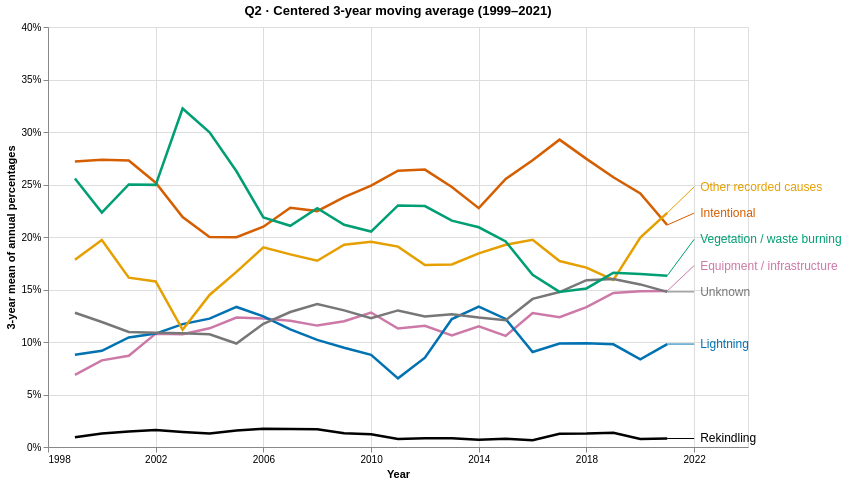

This figure's notebook cell:
### Code cell
smooth_base = base.properties(data=smoothed).encode(
    y=alt.Y("share:Q", title="3-year mean of annual percentages", axis=alt.Axis(format=".0%"), scale=alt.Scale(domain=[0, max(trends.share.max(), ends.label_share.max())], nice=True)),
    tooltip=[alt.Tooltip("group:N", title="Cause group"), alt.Tooltip("year:O", title="Center year"), alt.Tooltip("start:O", title="Window starts"), alt.Tooltip("end:O", title="Window ends"), alt.Tooltip("share:Q", title="3-year mean", format=".1%")])
smooth_lines = smooth_base.mark_line(strokeWidth=2.5)
smooth_links = smooth_base.mark_rule(strokeWidth=1).encode(x2=alt.datum(2022), y2="label_share:Q").properties(data=smooth_ends)
smooth_labels = smooth_base.mark_text(align="left", dx=6, fontSize=12).encode(x=alt.datum(2022), y=alt.Y("label_share:Q", title="3-year mean of annual percentages"), text="group:N").properties(data=smooth_ends)
moving_chart = (smooth_lines + smooth_links + smooth_labels).properties(width=700, height=420, title="Q2 · Centered 3-year moving average (1999–2021)")
spec = moving_chart.to_dict()
spec["$schema"] = "https://vega.github.io/schema/vega-lite/v5.json"
display({"application/vnd.vegalite.v5+json": spec, "text/html": moving_chart.to_html()}, raw=True)

### Figure 1 — Vega-Lite specification as saved in the notebook (floating-point values rounded to 4 significant figures; data arrays with more than 128 entries replaced by an {"elided": "..."} marker saying what was removed)
{"config": {"view": {"continuousWidth": 300, "continuousHeight": 300}}, "layer": [{"data": {"name": "data-508727041a47e0342d5e541bf843047b"}, "mark": {"type": "line", "strokeWidth": 2.5}, "encoding": {"color": {"field": "group", "legend": null, "scale": {"domain": ["Intentional", "Unknown", "Lightning", "Vegetation / waste burning", "Equipment / infrastructure", "Other recorded causes", "Rekindling"], "range": ["#d55e00", "#777777", "#0072b2", "#009e73", "#cc79a7", "#e69f00", "#000000"]}, "type": "nominal"}, "tooltip": [{"field": "group", "title": "Cause group", "type": "nominal"}, {"field": "year", "title": "Center year", "type": "ordinal"}, {"field": "start", "title": "Window starts", "type": "ordinal"}, {"field": "end", "title": "Window ends", "type": "ordinal"}, {"field": "share", "format": ".1%", "title": "3-year mean", "type": "quantitative"}], "x": {"axis": {"format": "d", "values": [1998, 2002, 2006, 2010, 2014, 2018, 2022]}, "field": "year", "scale": {"domain": [1998, 2023]}, "title": "Year", "type": "quantitative"}, "y": {"axis": {"format": ".0%"}, "field": "share", "scale": {"domain": [0, 0.377], "nice": true}, "title": "3-year mean of annual percentages", "type": "quantitative"}}}, {"data": {"name": "data-5f061f2c8d32004ba3e30abab7fa1c8d"}, "mark": {"type": "rule", "strokeWidth": 1}, "encoding": {"color": {"field": "group", "legend": null, "scale": {"domain": ["Intentional", "Unknown", "Lightning", "Vegetation / waste burning", "Equipment / infrastructure", "Other recorded causes", "Rekindling"], "range": ["#d55e00", "#777777", "#0072b2", "#009e73", "#cc79a7", "#e69f00", "#000000"]}, "type": "nominal"}, "tooltip": [{"field": "group", "title": "Cause group", "type": "nominal"}, {"field": "year", "title": "Center year", "type": "ordinal"}, {"field": "start", "title": "Window starts", "type": "ordinal"}, {"field": "end", "title": "Window ends", "type": "ordinal"}, {"field": "share", "format": ".1%", "title": "3-year mean", "type": "quantitative"}], "x": {"axis": {"format": "d", "values": [1998, 2002, 2006, 2010, 2014, 2018, 2022]}, "field": "year", "scale": {"domain": [1998, 2023]}, "title": "Year", "type": "quantitative"}, "x2": {"datum": 2022}, "y": {"axis": {"format": ".0%"}, "field": "share", "scale": {"domain": [0, 0.377], "nice": true}, "title": "3-year mean of annual percentages", "type": "quantitative"}, "y2": {"field": "label_share"}}}, {"data": {"name": "data-5f061f2c8d32004ba3e30abab7fa1c8d"}, "mark": {"type": "text", "align": "left", "dx": 6, "fontSize": 12}, "encoding": {"color": {"field": "group", "legend": null, "scale": {"domain": ["Intentional", "Unknown", "Lightning", "Vegetation / waste burning", "Equipment / infrastructure", "Other recorded causes", "Rekindling"], "range": ["#d55e00", "#777777", "#0072b2", "#009e73", "#cc79a7", "#e69f00", "#000000"]}, "type": "nominal"}, "text": {"field": "group", "type": "nominal"}, "tooltip": [{"field": "group", "title": "Cause group", "type": "nominal"}, {"field": "year", "title": "Center year", "type": "ordinal"}, {"field": "start", "title": "Window starts", "type": "ordinal"}, {"field": "end", "title": "Window ends", "type": "ordinal"}, {"field": "share", "format": ".1%", "title": "3-year mean", "type": "quantitative"}], "x": {"datum": 2022}, "y": {"field": "label_share", "title": "3-year mean of annual percentages", "type": "quantitative"}}}], "height": 420, "title": "Q2 · Centered 3-year moving average (1999–2021)", "width": 700, "$schema": "https://vega.github.io/schema/vega-lite/v5.json", "datasets": {"data-508727041a47e0342d5e541bf843047b": {"elided": "161 records"}, "data-5f061f2c8d32004ba3e30abab7fa1c8d": [{"year": 2021, "group": "Rekindling", "fires": 3, "share": 0.008101, "start": 2020, "end": 2022, "label_share": 0.008101}, {"year": 2021, "group": "Lightning", "fires": 46, "share": 0.09804, "start": 2020, "end": 2022, "label_share": 0.09804}, {"year": 2021, "group": "Unknown", "fires": 86, "share": 0.1478, "start": 2020, "end": 2022, "label_share": 0.1478}, {"year": 2021, "group": "Equipment / infrastructure", "fires": 71, "share": 0.1486, "start": 2020, "end": 2022, "label_share": 0.1728}, {"year": 2021, "group": "Vegetation / waste burning", "fires": 97, "share": 0.1632, "start": 2020, "end": 2022, "label_share": 0.1978}, {"year": 2021, "group": "Intentional", "fires": 141, "share": 0.2114, "start": 2020, "end": 2022, "label_share": 0.2228}, {"year": 2021, "group": "Other recorded causes", "fires": 163, "share": 0.2229, "start": 2020, "end": 2022, "label_share": 0.2478}]}}
